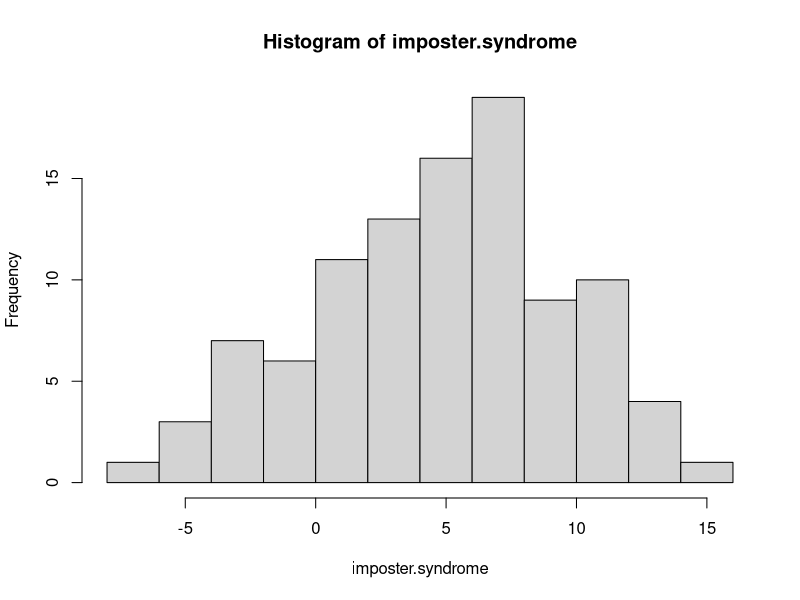
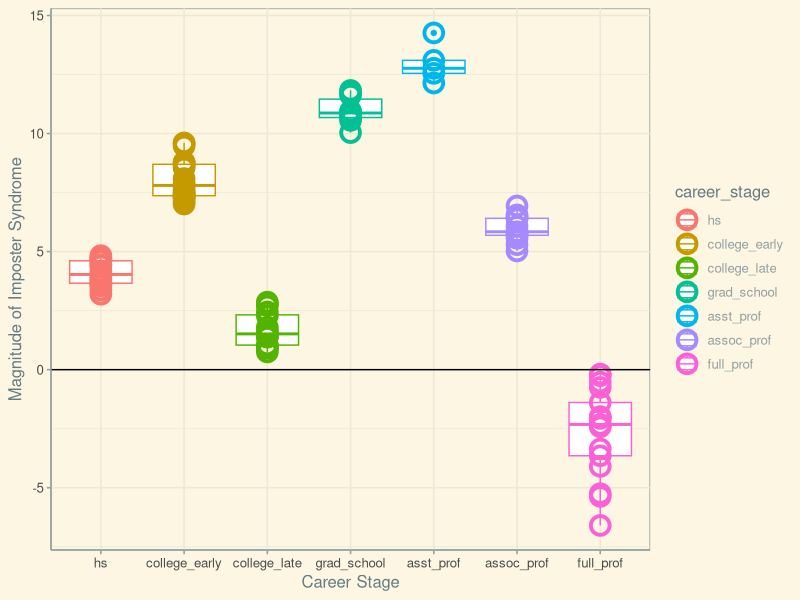

Here is the R script that generated these plots, in order:
#ugly plots

library(tidyverse)

set.seed(101)

time = seq(1,100)

imposter.syndrome = sort(rnorm(mean=5,sd=5,100))
hist(imposter.syndrome)

career_stage = c("elementary","hs","college_early","collage_late","grad_school","asst_prof","assoc_prof","full_prof")

dat =data.frame(time, imposter.syndrome)

dat$career_stage[dat$imposter.syndrome<0.25]="full_prof"
dat$career_stage[dat$imposter.syndrome>10]="grad_school"
dat$career_stage[dat$imposter.syndrome>12]="asst_prof"
dat$career_stage[dat$imposter.syndrome>0.25&dat$imposter.syndrome<10]="college_early"
dat$career_stage[dat$imposter.syndrome>0.25&dat$imposter.syndrome<7]="assoc_prof"
dat$career_stage[dat$imposter.syndrome>0.25&dat$imposter.syndrome<5]="hs"
dat$career_stage[dat$imposter.syndrome>0.25&dat$imposter.syndrome<3]="college_late"

library(ggthemes)

dat$career_stage = factor(dat$career_stage, c("hs", "college_early","college_late","grad_school","asst_prof","assoc_prof","full_prof") )

ggplot(data=dat, aes(x=career_stage, y=imposter.syndrome, color=career_stage))+
  geom_boxplot()+
  geom_point(shape=1, size=5, stroke=2)+
  ylab("Magnitude of Imposter Syndrome")+
  xlab("Career Stage")+
  theme_solarized()+
  geom_hline(yintercept=0)
